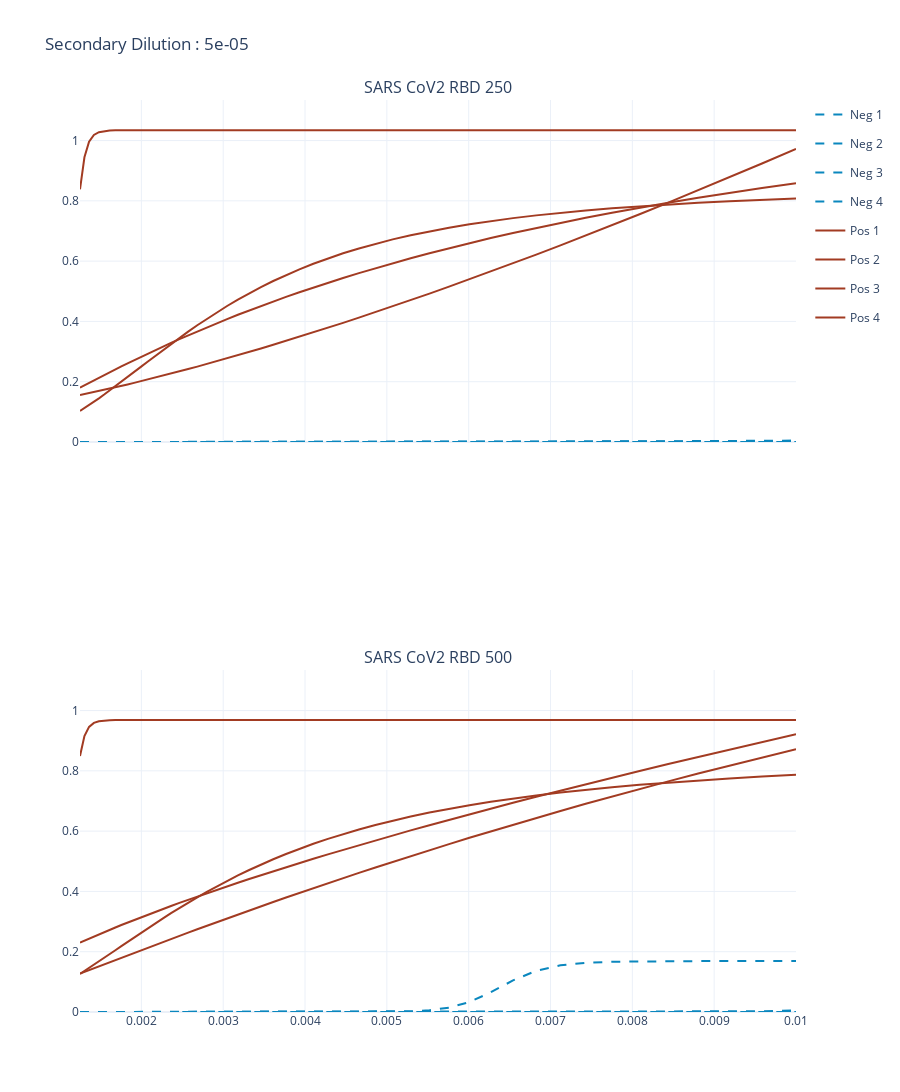

Source (notebook cell):
### Markdown cell above
## Pysero RBD

### Code cell
fig_pysero_rbd_00005 = sdp.plot_antigen(frame_pysero, 0.00005, 'RBD')

fig_pysero_rbd_00005
